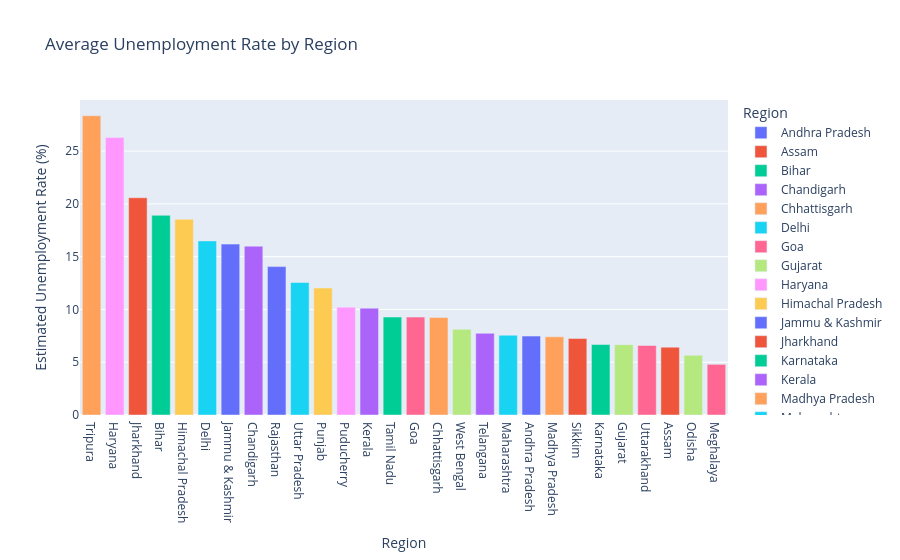

Notebook code for this chart:
### Code cell
region_unemployment = (
    df.groupby("Region")["Estimated Unemployment Rate (%)"]
    .mean()
    .reset_index()
)


fig = px.bar(
    region_unemployment,
    x="Region",
    y="Estimated Unemployment Rate (%)",
    color="Region",
    title="Average Unemployment Rate by Region"
)


fig.update_layout(
    xaxis={
        "categoryorder": "total descending"
    }
)


fig.show()

### Figure 1 — Plotly figure (JSON) as saved in the notebook; plotly's stock layout.template omitted (floating-point values rounded to 4 significant figures)
{"data": [{"hovertemplate": "Region=%{x}<br>Estimated Unemployment Rate (%)=%{y}<extra></extra>", "legendgroup": "Andhra Pradesh", "marker": {"color": "#636efa", "pattern": {"shape": ""}}, "name": "Andhra Pradesh", "orientation": "v", "showlegend": true, "textposition": "auto", "type": "bar", "x": ["Andhra Pradesh"], "xaxis": "x", "y": [7.477], "yaxis": "y"}, {"hovertemplate": "Region=%{x}<br>Estimated Unemployment Rate (%)=%{y}<extra></extra>", "legendgroup": "Assam", "marker": {"color": "#EF553B", "pattern": {"shape": ""}}, "name": "Assam", "orientation": "v", "showlegend": true, "textposition": "auto", "type": "bar", "x": ["Assam"], "xaxis": "x", "y": [6.428], "yaxis": "y"}, {"hovertemplate": "Region=%{x}<br>Estimated Unemployment Rate (%)=%{y}<extra></extra>", "legendgroup": "Bihar", "marker": {"color": "#00cc96", "pattern": {"shape": ""}}, "name": "Bihar", "orientation": "v", "showlegend": true, "textposition": "auto", "type": "bar", "x": ["Bihar"], "xaxis": "x", "y": [18.92], "yaxis": "y"}, {"hovertemplate": "Region=%{x}<br>Estimated Unemployment Rate (%)=%{y}<extra></extra>", "legendgroup": "Chandigarh", "marker": {"color": "#ab63fa", "pattern": {"shape": ""}}, "name": "Chandigarh", "orientation": "v", "showlegend": true, "textposition": "auto", "type": "bar", "x": ["Chandigarh"], "xaxis": "x", "y": [15.99], "yaxis": "y"}, {"hovertemplate": "Region=%{x}<br>Estimated Unemployment Rate (%)=%{y}<extra></extra>", "legendgroup": "Chhattisgarh", "marker": {"color": "#FFA15A", "pattern": {"shape": ""}}, "name": "Chhattisgarh", "orientation": "v", "showlegend": true, "textposition": "auto", "type": "bar", "x": ["Chhattisgarh"], "xaxis": "x", "y": [9.24], "yaxis": "y"}, {"hovertemplate": "Region=%{x}<br>Estimated Unemployment Rate (%)=%{y}<extra></extra>", "legendgroup": "Delhi", "marker": {"color": "#19d3f3", "pattern": {"shape": ""}}, "name": "Delhi", "orientation": "v", "showlegend": true, "textposition": "auto", "type": "bar", "x": ["Delhi"], "xaxis": "x", "y": [16.5], "yaxis": "y"}, {"hovertemplate": "Region=%{x}<br>Estimated Unemployment Rate (%)=%{y}<extra></extra>", "legendgroup": "Goa", "marker": {"color": "#FF6692", "pattern": {"shape": ""}}, "name": "Goa", "orientation": "v", "showlegend": true, "textposition": "auto", "type": "bar", "x": ["Goa"], "xaxis": "x", "y": [9.274], "yaxis": "y"}, {"hovertemplate": "Region=%{x}<br>Estimated Unemployment Rate (%)=%{y}<extra></extra>", "legendgroup": "Gujarat", "marker": {"color": "#B6E880", "pattern": {"shape": ""}}, "name": "Gujarat", "orientation": "v", "showlegend": true, "textposition": "auto", "type": "bar", "x": ["Gujarat"], "xaxis": "x", "y": [6.664], "yaxis": "y"}, {"hovertemplate": "Region=%{x}<br>Estimated Unemployment Rate (%)=%{y}<extra></extra>", "legendgroup": "Haryana", "marker": {"color": "#FF97FF", "pattern": {"shape": ""}}, "name": "Haryana", "orientation": "v", "showlegend": true, "textposition": "auto", "type": "bar", "x": ["Haryana"], "xaxis": "x", "y": [26.28], "yaxis": "y"}, {"hovertemplate": "Region=%{x}<br>Estimated Unemployment Rate (%)=%{y}<extra></extra>", "legendgroup": "Himachal Pradesh", "marker": {"color": "#FECB52", "pattern": {"shape": ""}}, "name": "Himachal Pradesh", "orientation": "v", "showlegend": true, "textposition": "auto", "type": "bar", "x": ["Himachal Pradesh"], "xaxis": "x", "y": [18.54], "yaxis": "y"}, {"hovertemplate": "Region=%{x}<br>Estimated Unemployment Rate (%)=%{y}<extra></extra>", "legendgroup": "Jammu & Kashmir", "marker": {"color": "#636efa", "pattern": {"shape": ""}}, "name": "Jammu & Kashmir", "orientation": "v", "showlegend": true, "textposition": "auto", "type": "bar", "x": ["Jammu & Kashmir"], "xaxis": "x", "y": [16.19], "yaxis": "y"}, {"hovertemplate": "Region=%{x}<br>Estimated Unemployment Rate (%)=%{y}<extra></extra>", "legendgroup": "Jharkhand", "marker": {"color": "#EF553B", "pattern": {"shape": ""}}, "name": "Jharkhand", "orientation": "v", "showlegend": true, "textposition": "auto", "type": "bar", "x": ["Jharkhand"], "xaxis": "x", "y": [20.59], "yaxis": "y"}, {"hovertemplate": "Region=%{x}<br>Estimated Unemployment Rate (%)=%{y}<extra></extra>", "legendgroup": "Karnataka", "marker": {"color": "#00cc96", "pattern": {"shape": ""}}, "name": "Karnataka", "orientation": "v", "showlegend": true, "textposition": "auto", "type": "bar", "x": ["Karnataka"], "xaxis": "x", "y": [6.676], "yaxis": "y"}, {"hovertemplate": "Region=%{x}<br>Estimated Unemployment Rate (%)=%{y}<extra></extra>", "legendgroup": "Kerala", "marker": {"color": "#ab63fa", "pattern": {"shape": ""}}, "name": "Kerala", "orientation": "v", "showlegend": true, "textposition": "auto", "type": "bar", "x": ["Kerala"], "xaxis": "x", "y": [10.12], "yaxis": "y"}, {"hovertemplate": "Region=%{x}<br>Estimated Unemployment Rate (%)=%{y}<extra></extra>", "legendgroup": "Madhya Pradesh", "marker": {"color": "#FFA15A", "pattern": {"shape": ""}}, "name": "Madhya Pradesh", "orientation": "v", "showlegend": true, "textposition": "auto", "type": "bar", "x": ["Madhya Pradesh"], "xaxis": "x", "y": [7.406], "yaxis": "y"}, {"hovertemplate": "Region=%{x}<br>Estimated Unemployment Rate (%)=%{y}<extra></extra>", "legendgroup": "Maharashtra", "marker": {"color": "#19d3f3", "pattern": {"shape": ""}}, "name": "Maharashtra", "orientation": "v", "showlegend": true, "textposition": "auto", "type": "bar", "x": ["Maharashtra"], "xaxis": "x", "y": [7.558], "yaxis": "y"}, {"hovertemplate": "Region=%{x}<br>Estimated Unemployment Rate (%)=%{y}<extra></extra>", "legendgroup": "Meghalaya", "marker": {"color": "#FF6692", "pattern": {"shape": ""}}, "name": "Meghalaya", "orientation": "v", "showlegend": true, "textposition": "auto", "type": "bar", "x": ["Meghalaya"], "xaxis": "x", "y": [4.799], "yaxis": "y"}, {"hovertemplate": "Region=%{x}<br>Estimated Unemployment Rate (%)=%{y}<extra></extra>", "legendgroup": "Odisha", "marker": {"color": "#B6E880", "pattern": {"shape": ""}}, "name": "Odisha", "orientation": "v", "showlegend": true, "textposition": "auto", "type": "bar", "x": ["Odisha"], "xaxis": "x", "y": [5.658], "yaxis": "y"}, {"hovertemplate": "Region=%{x}<br>Estimated Unemployment Rate (%)=%{y}<extra></extra>", "legendgroup": "Puducherry", "marker": {"color": "#FF97FF", "pattern": {"shape": ""}}, "name": "Puducherry", "orientation": "v", "showlegend": true, "textposition": "auto", "type": "bar", "x": ["Puducherry"], "xaxis": "x", "y": [10.22], "yaxis": "y"}, {"hovertemplate": "Region=%{x}<br>Estimated Unemployment Rate (%)=%{y}<extra></extra>", "legendgroup": "Punjab", "marker": {"color": "#FECB52", "pattern": {"shape": ""}}, "name": "Punjab", "orientation": "v", "showlegend": true, "textposition": "auto", "type": "bar", "x": ["Punjab"], "xaxis": "x", "y": [12.03], "yaxis": "y"}, {"hovertemplate": "Region=%{x}<br>Estimated Unemployment Rate (%)=%{y}<extra></extra>", "legendgroup": "Rajasthan", "marker": {"color": "#636efa", "pattern": {"shape": ""}}, "name": "Rajasthan", "orientation": "v", "showlegend": true, "textposition": "auto", "type": "bar", "x": ["Rajasthan"], "xaxis": "x", "y": [14.06], "yaxis": "y"}, {"hovertemplate": "Region=%{x}<br>Estimated Unemployment Rate (%)=%{y}<extra></extra>", "legendgroup": "Sikkim", "marker": {"color": "#EF553B", "pattern": {"shape": ""}}, "name": "Sikkim", "orientation": "v", "showlegend": true, "textposition": "auto", "type": "bar", "x": ["Sikkim"], "xaxis": "x", "y": [7.249], "yaxis": "y"}, {"hovertemplate": "Region=%{x}<br>Estimated Unemployment Rate (%)=%{y}<extra></extra>", "legendgroup": "Tamil Nadu", "marker": {"color": "#00cc96", "pattern": {"shape": ""}}, "name": "Tamil Nadu", "orientation": "v", "showlegend": true, "textposition": "auto", "type": "bar", "x": ["Tamil Nadu"], "xaxis": "x", "y": [9.284], "yaxis": "y"}, {"hovertemplate": "Region=%{x}<br>Estimated Unemployment Rate (%)=%{y}<extra></extra>", "legendgroup": "Telangana", "marker": {"color": "#ab63fa", "pattern": {"shape": ""}}, "name": "Telangana", "orientation": "v", "showlegend": true, "textposition": "auto", "type": "bar", "x": ["Telangana"], "xaxis": "x", "y": [7.738], "yaxis": "y"}, {"hovertemplate": "Region=%{x}<br>Estimated Unemployment Rate (%)=%{y}<extra></extra>", "legendgroup": "Tripura", "marker": {"color": "#FFA15A", "pattern": {"shape": ""}}, "name": "Tripura", "orientation": "v", "showlegend": true, "textposition": "auto", "type": "bar", "x": ["Tripura"], "xaxis": "x", "y": [28.35], "yaxis": "y"}, {"hovertemplate": "Region=%{x}<br>Estimated Unemployment Rate (%)=%{y}<extra></extra>", "legendgroup": "Uttar Pradesh", "marker": {"color": "#19d3f3", "pattern": {"shape": ""}}, "name": "Uttar Pradesh", "orientation": "v", "showlegend": true, "textposition": "auto", "type": "bar", "x": ["Uttar Pradesh"], "xaxis": "x", "y": [12.55], "yaxis": "y"}, {"hovertemplate": "Region=%{x}<br>Estimated Unemployment Rate (%)=%{y}<extra></extra>", "legendgroup": "Uttarakhand", "marker": {"color": "#FF6692", "pattern": {"shape": ""}}, "name": "Uttarakhand", "orientation": "v", "showlegend": true, "textposition": "auto", "type": "bar", "x": ["Uttarakhand"], "xaxis": "x", "y": [6.583], "yaxis": "y"}, {"hovertemplate": "Region=%{x}<br>Estimated Unemployment Rate (%)=%{y}<extra></extra>", "legendgroup": "West Bengal", "marker": {"color": "#B6E880", "pattern": {"shape": ""}}, "name": "West Bengal", "orientation": "v", "showlegend": true, "textposition": "auto", "type": "bar", "x": ["West Bengal"], "xaxis": "x", "y": [8.125], "yaxis": "y"}], "layout": {"barmode": "relative", "legend": {"title": {"text": "Region"}, "tracegroupgap": 0}, "title": {"text": "Average Unemployment Rate by Region"}, "xaxis": {"anchor": "y", "categoryarray": ["Andhra Pradesh", "Assam", "Bihar", "Chandigarh", "Chhattisgarh", "Delhi", "Goa", "Gujarat", "Haryana", "Himachal Pradesh", "Jammu & Kashmir", "Jharkhand", "Karnataka", "Kerala", "Madhya Pradesh", "Maharashtra", "Meghalaya", "Odisha", "Puducherry", "Punjab", "Rajasthan", "Sikkim", "Tamil Nadu", "Telangana", "Tripura", "Uttar Pradesh", "Uttarakhand", "West Bengal"], "categoryorder": "total descending", "domain": [0, 1], "title": {"text": "Region"}}, "yaxis": {"anchor": "x", "domain": [0, 1], "title": {"text": "Estimated Unemployment Rate (%)"}}}}
